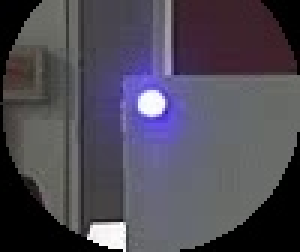
#> input picture vision4location/scripts/image/circle_roi_0.jpg, 100 x 84 px (shown 3 times larger)
$ python img_spilt.py --input image/circle_roi_0.jpg --output out.png
#> lines starting #> are read from the running program, lines starting #| are printed output that depends on the picture
#!/usr/bin/env python3
# -*- coding: utf-8 -*-
"""
图片分割脚本类

功能：
    - 读取图片文件
    - 将图片按照大小分成4份（2x2网格）
    - 保存分割后的图片到指定路径
    - 文件命名为原图片名称+_1,2,3,4

作者: 杨久春
时间: 2025-01-XX
"""

import cv2
import numpy as np
from pathlib import Path
from typing import Optional, List, Tuple
import os


class ImageSplitter:
    """
    图片分割类

    功能：
        - 将图片分成4份（2x2网格）
        - 保存分割后的图片
    """

    def __init__(self):
        """初始化图片分割器"""
        self.image = None
        self.image_path = None
        self.image_name = None

    def load_image(self, image_path: str) -> np.ndarray:
        """
        加载图片

        参数:
            image_path: 图片文件路径

        返回:
            image: 图片数组
        """
#> called with image_path = 'image/circle_roi_0.jpg'
        if not os.path.exists(image_path):
            raise FileNotFoundError(f"图片文件不存在: {image_path}")

        # 读取图片
        self.image = cv2.imread(image_path)
#> self.image is the input picture: shape (84, 100, 3); mean B, G, R 85.2, 73.5, 77.4
        if self.image is None:
            raise ValueError(f"无法读取图片文件: {image_path}")

        self.image_path = image_path
        self.image_name = Path(image_path).stem  # 获取文件名（不含扩展名）

        return self.image

    def split_image(self, image: Optional[np.ndarray] = None) -> List[np.ndarray]:
        """
        将图片分成4份（2x2网格）

        参数:
            image: 图片数组，如果为None则使用self.image

        返回:
            split_images: 包含4个子图片的列表，顺序为：
                [左上, 右上, 左下, 右下]
        """
        if image is None:
            if self.image is None:
                raise ValueError("未加载图片，请先调用load_image或提供image参数")
            image = self.image

        height, width = image.shape[:2]
#> height = 84; width = 100

        # 计算分割点（中间位置）
        mid_x = width // 2
#> mid_x = 50
        mid_y = height // 2
#> mid_y = 42

        # 分割图片：左上、右上、左下、右下
        top_left = image[0:mid_y, 0:mid_x]
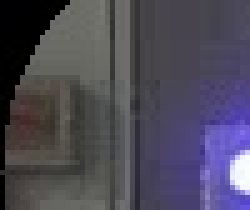
#> top_left: shape (42, 50, 3) (shown 5 times larger); mean B, G, R 88.2, 73.4, 76.7
        top_right = image[0:mid_y, mid_x:width]
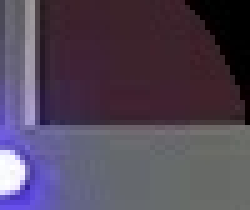
#> top_right: shape (42, 50, 3) (shown 5 times larger); mean B, G, R 87, 69.1, 81.2
        bottom_left = image[mid_y:height, 0:mid_x]
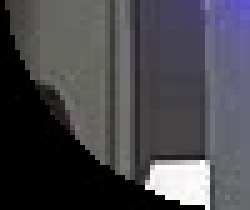
#> bottom_left: shape (42, 50, 3) (shown 5 times larger); mean B, G, R 76.2, 70.8, 71.8
        bottom_right = image[mid_y:height, mid_x:width]
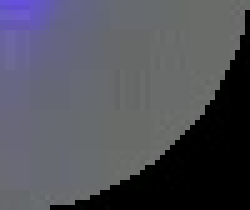
#> bottom_right: shape (42, 50, 3) (shown 5 times larger); mean B, G, R 89.3, 80.6, 79.7

        split_images = [top_left, top_right, bottom_left, bottom_right]

        return split_images

    def save_split_images(self,
                         output_dir: str,
                         image: Optional[np.ndarray] = None,
                         base_name: Optional[str] = None,
                         extension: Optional[str] = None) -> List[str]:
        """
        保存分割后的图片

        参数:
            output_dir: 输出目录路径
            image: 图片数组，如果为None则使用self.image
            base_name: 基础文件名，如果为None则使用self.image_name
            extension: 文件扩展名（如'jpg', 'png'），如果为None则从原文件获取

        返回:
            saved_paths: 保存的文件路径列表
        """
        if image is None:
            if self.image is None:
                raise ValueError("未加载图片，请先调用load_image或提供image参数")
            image = self.image

        if base_name is None:
            if self.image_name is None:
                base_name = "split_image"
            else:
                base_name = self.image_name

        if extension is None:
            if self.image_path:
                extension = Path(self.image_path).suffix[1:]  # 去掉点号
            else:
                extension = "jpg"

        # 创建输出目录（如果不存在）
        os.makedirs(output_dir, exist_ok=True)

        # 分割图片
        split_images = self.split_image(image)
#> split_images = 4 items

        # 保存分割后的图片
        saved_paths = []
        for i, split_img in enumerate(split_images, 1):
            filename = f"{base_name}_{i}.{extension}"
            filepath = os.path.join(output_dir, filename)
            cv2.imwrite(filepath, split_img)
            saved_paths.append(filepath)
            print(f"已保存: {filepath} (尺寸: {split_img.shape[1]}x{split_img.shape[0]})")
#> this loop made 4 passes
#> filename on passes 1 to 4: 'circle_roi_0_1.jpg', 'circle_roi_0_2.jpg', 'circle_roi_0_3.jpg', 'circle_roi_0_4.jpg'
#| 已保存: out.png/circle_roi_0_1.jpg (尺寸: 50x42)
#| 已保存: out.png/circle_roi_0_2.jpg (尺寸: 50x42)
#| 已保存: out.png/circle_roi_0_3.jpg (尺寸: 50x42)
#| 已保存: out.png/circle_roi_0_4.jpg (尺寸: 50x42)
#> after the loop, saved_paths = ['out.png/circle_roi_0_1.jpg', 'out.png/circle_roi_0_2.jpg', 'out.png/circle_roi_0_3.jpg', 'out.png/circle_roi_0_4.jpg']

        return saved_paths

    def split_and_save(self,
                      image_path: str,
                      output_dir: str) -> List[str]:
        """
        加载图片、分割并保存（一步完成）

        参数:
            image_path: 输入图片路径
            output_dir: 输出目录路径

        返回:
            saved_paths: 保存的文件路径列表
        """
        # 加载图片
        self.load_image(image_path)

        # 分割并保存
        saved_paths = self.save_split_images(output_dir)

        return saved_paths

    # [75 lines left out: function composite_image, not called in this run]


def main():
    """主函数"""
    import argparse

    parser = argparse.ArgumentParser(
        description='将图片分成4份（2x2网格）并保存',
        formatter_class=argparse.RawDescriptionHelpFormatter,
        epilog="""
使用示例:
  # 基本用法
  python img_spilt.py -i image.jpg -o output_dir

  # 指定输出目录
  python img_spilt.py -i image.jpg -o ./split_images
        """
    )

    parser.add_argument('-i', '--input', type=str, required=True,
                       help='输入图片路径')
    parser.add_argument('-o', '--output', type=str, required=True,
                       help='输出目录路径')

    args = parser.parse_args()

    try:
        # 创建分割器实例
        splitter = ImageSplitter()

        # 分割并保存
        print(f"正在处理图片: {args.input}")
        saved_paths = splitter.split_and_save(args.input, args.output)

        print(f"\n✓ 完成! 共保存 {len(saved_paths)} 个文件:")
#| ✓ 完成! 共保存 4 个文件:
        for path in saved_paths:
            print(f"  - {path}")
#> this loop made 4 passes
#|   - out.png/circle_roi_0_1.jpg
#|   - out.png/circle_roi_0_2.jpg
#|   - out.png/circle_roi_0_3.jpg
#|   - out.png/circle_roi_0_4.jpg

        return 0

    except Exception as e:
        print(f"\n错误: {e}")
        import traceback
        traceback.print_exc()
        return 1


if __name__ == '__main__':
    exit(main())
#> (the program exits here)

$ run again, on vision4location/scripts/image/circle_roi_2.jpg
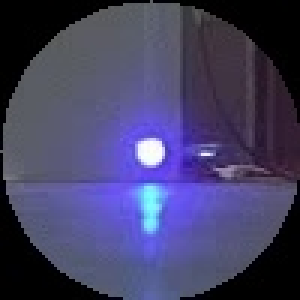
#> input picture vision4location/scripts/image/circle_roi_2.jpg, 100 x 100 px (shown 3 times larger)
#> in load_image, self.image is the input picture: shape (100, 100, 3); mean B, G, R 101.4, 64.8, 67.4
#> in split_image, `bottom_left = image[mid_y:height, 0:mid_x]`:
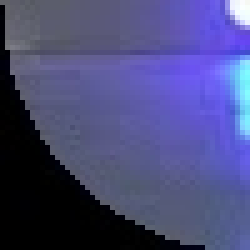
#> bottom_left: shape (50, 50, 3) (shown 5 times larger); mean B, G, R 123.7, 74.6, 73.3
#> in split_image, `bottom_right = image[mid_y:height, mid_x:width]`:
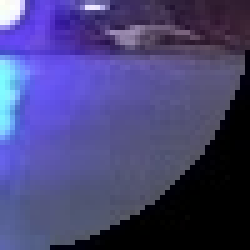
#> bottom_right: shape (50, 50, 3) (shown 5 times larger); mean B, G, R 119.4, 67.1, 70.6
#> split_images = 4 items
#> the loop in save_split_images, `for i, split_img in enumerate(split_images, 1):` made 4 passes
#> filename on passes 1 to 4: 'circle_roi_2_1.jpg', 'circle_roi_2_2.jpg', 'circle_roi_2_3.jpg', 'circle_roi_2_4.jpg'
#> (printed output is left out)
#> after the loop in save_split_images, `for i, split_img in enumerate(split_images, 1):`: saved_paths = ['out.png/circle_roi_2_1.jpg', 'out.png/circle_roi_2_2.jpg', 'out.png/circle_roi_2_3.jpg', 'out.png/circle_roi_2_4.jpg']
#| ✓ 完成! 共保存 4 个文件:
#> the loop in main, `for path in saved_paths:` made 4 passes
#> (printed output is left out)
